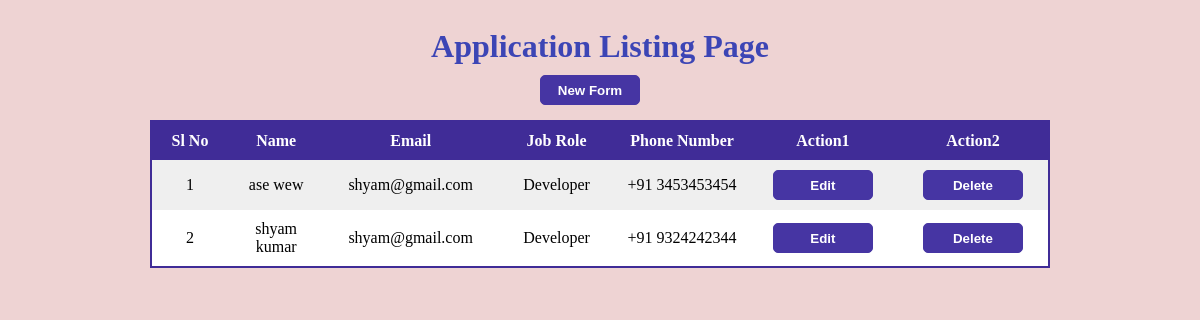
The app's page /index/, older data.
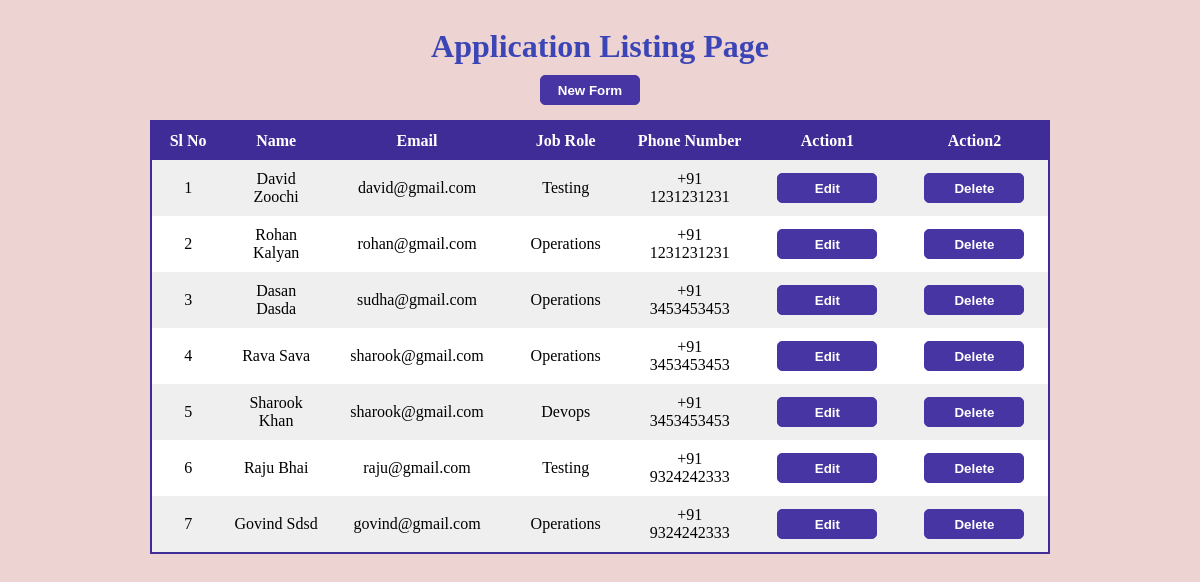
The same page, newer data.
### min/models.py (models this page shows, shortened)
class Jobseeker(models.Model):
    first_name = models.CharField(max_length = 25, null = False)
    last_name = models.CharField(max_length = 25, null = False)
    country_code = [
                    ('+91','+91'),
                    ('+1','+1')
                    ]
    code = models.CharField(max_length = 3, null = False, choices = country_code)
    phone = models.BigIntegerField(null = False)
    email = models.EmailField(null = False)
    dob = models.DateField(null = False)
    genderchoice = [
        ('male','male'),
        ('female','female'),
        ('other','other')
    ]
    gender = models.CharField(null = False, max_length = 6, choices = genderchoice)
    jobchoice = [
        ('developer','developer'),
        ('testing','testing'),
        ('devops','devops'),
        ('operations','operations'),
        ('accounting','accounting')
    ]
    job_role = models.CharField(null = False, max_length = 10, choices = jobchoice)
    experiencelevel = [
        ('0','0'),
        ('1','1'),
        ('2','2'),
        ('3','3'),
        ('4','4'),
        ('5+','5+')
    ]
    experience = models.CharField(max_length = 2, null = False, choices = experiencelevel)
    address_line_one = models.CharField(null = False, max_length = 35)
    address_line_two = models.CharField(null = False, max_length = 35)
    city = models.CharField(null = False, max_length = 20)
    state = models.CharField(null = False, max_length = 20)
    zip_code = models.IntegerField(null = False)
    country = models.CharField(null=False, max_length=5)
    status = models.CharField(null=False, default="test", max_length=10)

### min/views.py (the view)
# urls.py: path('index/',views.index,name="index"),
def index(request):
    userdata = Jobseeker.objects.filter(status="added").order_by('-id')
    return render(request,"listing_page.html",{"data":userdata})

### min/templates/listing_page.html (shortened to what this page needs)
{% load static %}
<!DOCTYPE html>
<html lang="en">
<head>
    <link rel="stylesheet" href="{% static 'css/listing_page.css' %}">
</head>
<body>
    <div class="container">
        <div class="heading-title">
            <h1>Application Listing Page</h1>
            <div class="newform">
                <a href="{% url 'jobform' %}"><button id="butt-2">New Form</button></a>
            </div>
        </div>
        <table>
            <tr class="heading">
                <th>Sl No</th>
                <th>Name</th>
                <th>Email</th>
                <th>Job Role</th>
                <th>Phone Number</th>
                <th>Action1</th>
                <th>Action2</th>
            </tr>
            {% for i in data %}
            <tr>
                <td>{{forloop.counter}}</td>
                <td>{{i.first_name}} {{i.last_name}}</td>
                <td>{{i.email}}</td>
                <td>{{i.job_role}}</td>
                <td>{{i.code}} {{i.phone}}</td>
                <td><a href="/updateform?userid={{i.id}}"><button class="editbutton">Edit</button></a></td>
                <td><a href="/deleteform?userid={{i.id}}"><button class="delete-button">Delete</button></td>
            </tr>
            {% endfor %}
        </table>
    </div>
</body>
</html>

Row changes from the older to the newer data that the page shows:
removed Jobseeker: first_name "ase", last_name "wew", email "shyam@gmail.com", job_role "Developer", code "+91", phone "3453453454"
removed Jobseeker: first_name "shyam", last_name "kumar", email "shyam@gmail.com", job_role "Developer", code "+91", phone "9324242344"
added Jobseeker: first_name "David", last_name "Zoochi", email "david@gmail.com", job_role "Testing", code "+91", phone "1231231231"
added Jobseeker: first_name "Rohan", last_name "Kalyan", email "rohan@gmail.com", job_role "Operations", code "+91", phone "1231231231"
added Jobseeker: first_name "Dasan", last_name "Dasda", email "sudha@gmail.com", job_role "Operations", code "+91", phone "3453453453"
added Jobseeker: first_name "Rava", last_name "Sava", email "sharook@gmail.com", job_role "Operations", code "+91", phone "3453453453"
added Jobseeker: first_name "Sharook", last_name "Khan", email "sharook@gmail.com", job_role "Devops", code "+91", phone "3453453453"
added Jobseeker: first_name "Raju", last_name "Bhai", email "raju@gmail.com", job_role "Testing", code "+91", phone "9324242333"
added Jobseeker: first_name "Govind", last_name "Sdsd", email "govind@gmail.com", job_role "Operations", code "+91", phone "9324242333"
